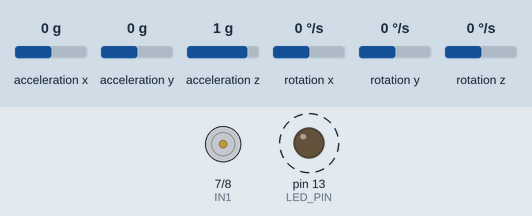
Simulated run of this sketch. Board: Arduino Uno, built with avr-gcc and run on an emulated ATmega328P. Parts: motor-driver pin pairs drawn as motors (green arrow = first pin HIGH = forward, orange = second pin HIGH = backward, longer = more drive, scaled by the enable pin), output pins drawn as LEDs (lit = HIGH). Dashed ring = blinking. Inputs (shaded band) come from the test bench; at power-on: acceleration y 0 g, rotation x 0 °/s, acceleration x 0 g, acceleration z 1 g, rotation y 0 °/s, rotation z 0 °/s. What the sketch prints to the serial monitor is not drawn.

Above: at 0.78 s.
1.3 s: acceleration y set to -1.4 g
At 1.71 s:
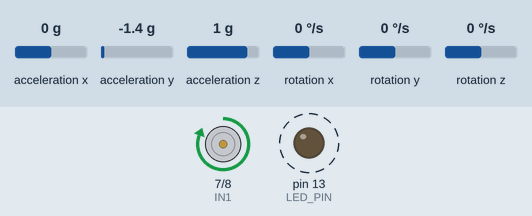
4.3 s: rotation x set to 100 °/s
At 5.97 s:
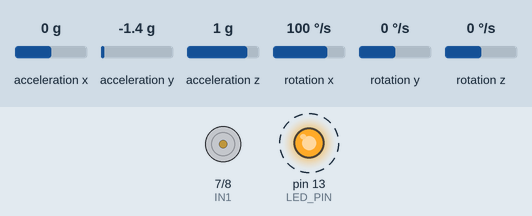
7.3 s: acceleration y set to -0.8 g
10.3 s: acceleration y set to -0.5 g
At 11.02 s:
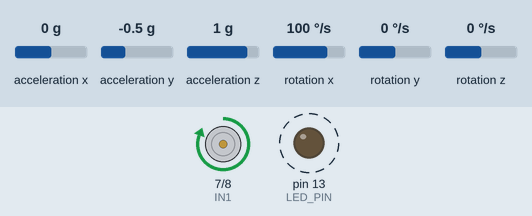
13.3 s: rotation x set to 192 °/s
16.3 s: acceleration y set to 0.8 g
At 16.65 s:
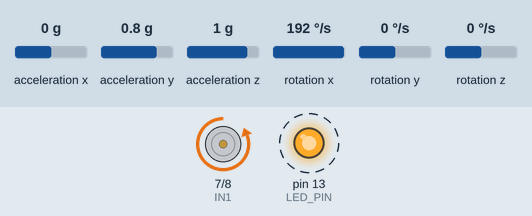
Timing chart, 0 to 20.3 s (numbered marks = the images above; inputs shaded):
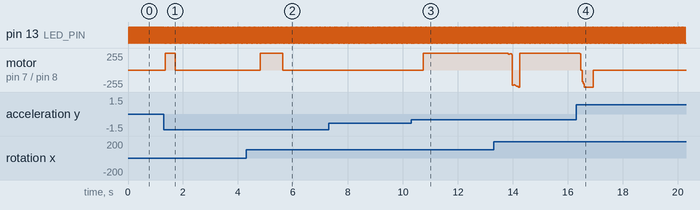

The sketch:

IntegrationV5.ino
```cpp
// 0.0 General Includes and declarations
#include "Wire.h"
#include "I2Cdev.h"
#include "MPU6050.h"
#define G 16384.0      //Both Values obtained from MPU6050 Datasheet
#define GYRO_SCL 131.0

// 1.X Interface PINS and Modules Variables
// 1.0 Timing Variables
uint32_t loopStartTime;

// 1.1 Motor PINS and variables   //Both Motors are drived together
const int IN1 = 7;  //Input 1
const int IN2 = 8;  //Input 2
const int EN = 9;   //Enable
double Speed = 0;
char Dir = 'f';

//1.2 MPU6050 PINS
/*
  Pin 1 = 3.3V
  Pin 2 = GND
  Pin 3 = A5
  Pin 4 = A4
*/

//1.3 Output Led Pin and Variables
#define LED_PIN 13
bool blinkState = false;

//1.4 MPU6050 Variables
MPU6050 accelgyro;

int16_t ax, ay, az;
int16_t gx, gy, gz;
double acc_angle;
double gyro_rate;

//1.5 Kalman Filter Variables
float Q_angle  =  0.001;
float Q_gyro   =  0.003;
float R_angle  =  0.03;

double actAngle; //Output Angle
double angle = 0;  // Reset the angle
float bias = 0;   // Reset bias
float P_00 = 0, P_01 = 0, P_10 = 0, P_11 = 0;  //error covirance matrix reset to 0
float dt, y, S;
float K_0, K_1;

//1.6 PID Variables
//Setpoint. where the robot is balanced.
double Setpoint = 0;
//distance away from setpoint
double error, ITerm, lastInput, dInput;
double Kp = 35.0, Ki = 3.0, Kd = 5.5;
unsigned long SampleTime = 100;
unsigned long lastTime;
double outMin = -255.0, outMax = 255.0;
double output; //Temp Var for debugging

//3.0 Implementation Code
//3.1 Setup Intialization Code
void setup() {
    // join I2C bus (I2Cdev library doesn't do this automatically)
    Wire.begin();

    // initialize serial communication
    Serial.begin(38400);

    // initialize device
    Serial.println(F("Initializing I2C devices..."));
    accelgyro.initialize();

    // verify connection
    Serial.println(F("Testing device connections..."));
    Serial.println(accelgyro.testConnection() ? F("MPU6050 connection successful") : F("MPU6050 connection failed"));

    loopStartTime = millis();

    SetSampleTime(5);
    lastTime = millis()-SampleTime;

    //configure Arduino Pins
    pinMode(EN, OUTPUT);
    pinMode(IN1, OUTPUT);
    pinMode(IN2, OUTPUT);
    pinMode(LED_PIN, OUTPUT);
}  //setup

//3.2 Execution Loop
void loop() {
  // read raw accel/gyro measurements from device
    accelgyro.getMotion6(&ax, &ay, &az, &gx, &gy, &gz);    //Debug_Raw();

    acc_angle = getAccAng(ay, az);
    gyro_rate = gx / GYRO_SCL;    //Debug_Orient();

    actAngle = kalmanCalculate( acc_angle, gyro_rate, millis() - loopStartTime );
    loopStartTime = millis();    //Debug_Filtered();

    error = Setpoint - actAngle; //distance away from setpoint

    if( error > 0 ) {
      Dir = 'f';
    }
    else if ( error < 0 ) {
      Dir = 'r';
    }

    Compute();

    if(Speed < 75)
      Speed = 0;    //To Stop Whinning Sound of the Motors as Low Speeds

    if ( actAngle < -30 || actAngle > 30)
      Speed = 0;    //No point of Trying to balance the robot if it is after 30 degrees

    Debug_PID();

    Drive_Motor( Speed, Dir);

    // blink LED to indicate activity
    blinkState = !blinkState;
    digitalWrite(LED_PIN, blinkState);
}  //loop

//4.X Additional Function
//4.1 Calculate Acc Angle
inline double getAccAng(int16_t ay, int16_t az) {
    // Convert to 360 degrees resolution
    // atan2 outputs the value of -π to π (radians)
    // We are then convert it to 0 to 2π and then from radians to degrees
    double angle = ( ( atan2( -ay , -az ) + PI ) * RAD_TO_DEG );

    if( angle >= 180 ) {  //to map the range from -180 to 180
      angle -= 360;
    }
    return angle;
}

//4.2 Kalman Function
double kalmanCalculate(float newAngle, float newRate,int looptime) {

    dt = looptime / 1000.0;
    angle += dt * (newRate - bias);  //angle = rate * timesample

    P_00 +=  dt * ( dt * P_11 - P_01 - P_10 + Q_angle);
    P_01 -=  dt * P_11;
    P_10 -=  dt * P_11;
    P_11 +=  Q_gyro * dt;

    S = P_00 + R_angle;
    K_0 = P_00 / S;
    K_1 = P_10 / S;

    y = newAngle - angle;
    angle +=  K_0 * y;
    bias  +=  K_1 * y;

    P_00 -= K_0 * P_00;
    P_01 -= K_0 * P_01;
    P_10 -= K_1 * P_00;
    P_11 -= K_1 * P_01;

    return angle;
}  //Kalman

//4.3 Drive Motors
void Drive_Motor( double Speed, char Dir) {

  if(Dir == 'f') { //Forward
    digitalWrite(IN1, HIGH);
    digitalWrite(IN2, LOW);
  }
  else if( Dir == 'r' ) {  //reverse motion
    digitalWrite (IN1, LOW);
    digitalWrite(IN2, HIGH);
  }

  analogWrite(EN, (int) Speed);  //PWM is written last to ensure the Motor move in the
                                 //correct direction

}  //Drive_Motor

void SetSampleTime(int NewSampleTime)
{
   if (NewSampleTime > 0)
   {
      double ratio  = (double)NewSampleTime
                      / (double)SampleTime;
      Ki *= ratio;
      Kd /= ratio;
      SampleTime = (unsigned long)NewSampleTime;
   }
}

void Compute()
{
   unsigned long now = millis();
   unsigned long timeChange = (now - lastTime);
   if(timeChange >= SampleTime)
   {
      /*Compute all the working error variables*/
      ITerm += (Ki * error);

      if(ITerm > outMax) ITerm= outMax;      //To reduce the time ITerm needs to settle down after error was recovered
      else if(ITerm < outMin) ITerm= outMin;

      dInput = (actAngle - lastInput);

      /*Compute PID Output*/
      output = Kp * error + ITerm - Kd * dInput;

      if(output > outMax) output = outMax;
      if(output < outMin) output = outMin;
      if(output < 0) output = abs(output);

      Speed = output;

      /*Remember some variables for next time*/
      lastInput = actAngle;
      lastTime = now;
   }
}

//5.X Debug Functions
//5.1 Printing MPU6050 Output Raw Values
//TODO: More Style Formating
void Debug_Raw() {
    // display tab-separated accel/gyro x/y/z values
    Serial.print(F("MPU Raw Readings: "));
    Serial.print(ax); Serial.print("\t");
    Serial.print(ay); Serial.print("\t");
    Serial.print(az); Serial.print("\t");
    Serial.print(gx); Serial.print("\t");
    Serial.print(gy); Serial.print("\t");
    Serial.println(gz);
}

void Debug_Orient() {
    Serial.print(F("Robot Orientation: "));
    Serial.print(acc_angle); Serial.print("\t");
    Serial.println(gyro_rate);
}

void Debug_Filtered() {
    Serial.print(F("Robot Actual Angle: "));
    Serial.print(F("Angle:"));         Serial.println(actAngle);
}

void Debug_PID() {
    Serial.print(F("PID: "));
    Serial.print(F("Angle:"));         Serial.print(actAngle);       Serial.print("\t");
    Serial.print(F("Error:"));         Serial.print(error);          Serial.print("\t");
    Serial.print(F("Proportional:"));  Serial.print(Kp * error);     Serial.print("\t");
    Serial.print(F("Integral:"));      Serial.print(ITerm);          Serial.print("\t");
    Serial.print(F("Derivative:"));    Serial.print(Kd * dInput);    Serial.print("\t");
    Serial.print(F("Output:"));        Serial.print(output);         Serial.print("\t");
    Serial.print(F("Dir:"));           Serial.print(Dir);            Serial.print("\t");
    Serial.print(F("Speed:"));         Serial.println(Speed);
}

void Debug_Motion() {
    Serial.print(F("Robot Motion: "));
    Serial.print(F("Angle:"));         Serial.print(actAngle);       Serial.print("\t");
    Serial.print(F("Dir:"));           Serial.print(Dir);            Serial.print("\t");
    Serial.print(F("Speed:"));         Serial.println(Speed);
}
```

Measured:
- the behaviour switches between -0.7 and -0.6 g on acceleration y (found by bisection; images 2 and 3)
- after the input at 1.3 s, motor on pin 7 (IN1) / pin 8 (IN2): stopped → forward 255/255 after 0.05 s, → stopped 0.37 s later
- after the input at 4.3 s, motor on pin 7 (IN1) / pin 8 (IN2): stopped → forward 255/255 after 0.50 s, → stopped 0.83 s later
- after the input at 10.3 s, motor on pin 7 (IN1) / pin 8 (IN2): stopped → forward 255/255 after 0.44 s
- after the input at 16.3 s, motor on pin 7 (IN1) / pin 8 (IN2): forward 255/255 → backward 255/255 after 0.14 s, → stopped 0.49 s later
- by itself, pin 13 (LED_PIN): alternates HIGH for 0.03 s and LOW for 0.03 s
